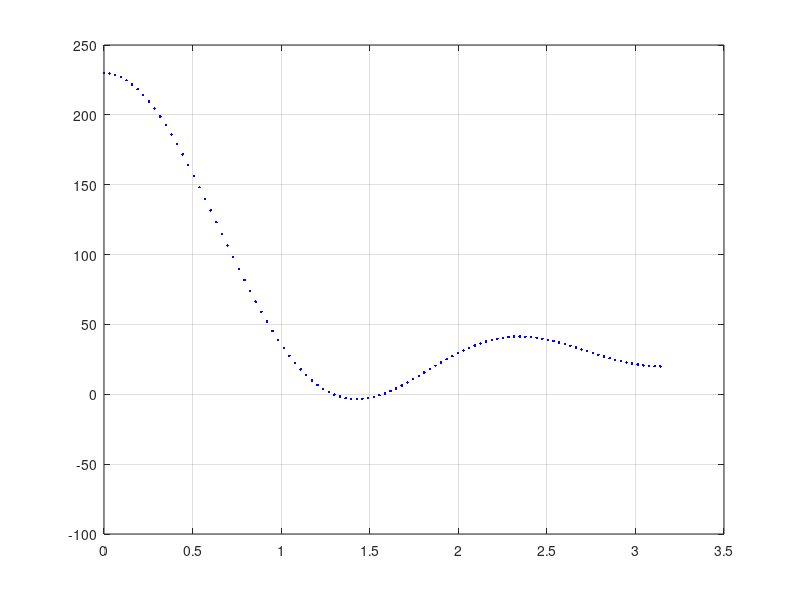

The MATLAB source for this figure:
for t=linspace(0,3.14,100);
q1=t;q2=t;q3=t;

%vi tri
re_x = 5*cos(q1)*(15*cos(q2 + q3) + 25*cos(q2) + 6);
re_y = 5*sin(q1)*(15*cos(q2 + q3) + 25*cos(q2) + 6);
re_z = 75*sin(q2 + q3) + 125*sin(q2) + 150;

%van toc
%Q1 = 0.2;Q2 = 0.2;Q3 =0.2;
ve_x = 5*sin(q1)*(15*cos(q2 + q3) + 25*cos(q2) + 6);%- sin(q1)*(30+75*cos(q2+q3)+125*cos(q2));
ve_y = cos(q1)*(15*cos(q2 + q3) + 25*cos(q2) + 6) - 5*sin(q1)*(6*sin(q2 + q3) + 5*sin(q2));
ve_z = 30*cos(q2 + q3) + 25*cos(q2);

%gia toc diff
%QQ1= 0;QQ2= 0;QQ3= 0;
ae_x = -6+ 0*t;
ae_y =-5*11;
ae_z = 0;
plot(t,ve_x,'r--');
hold on 
plot (t,re_x,'b.');
hold on
plot (t,ae_x,'y-');
%plot(t,re_y,'b.',t,ve_y,'r--',t,ae_y,'y-'),title('do thi vi tri,van toc va gia toc khau thao tac theo truc y'),legend('re_y','ve_y','ae_y'),xlabel('t'),ylabel('Y')
%plot(t,re_z,'b.',t,ve_z,'r+',t,ae_z,'y-'),title('do thi vi tri,van toc va gia toc khau thao tac theo truc z'),legend('re_z','ve_z','ae_z'),xlabel('t'),ylabel('Z');
%%%%%%%%%%%%%%%%%%%%%%%%%%%%%%%%%%%%%
hold on;
grid on;
end
